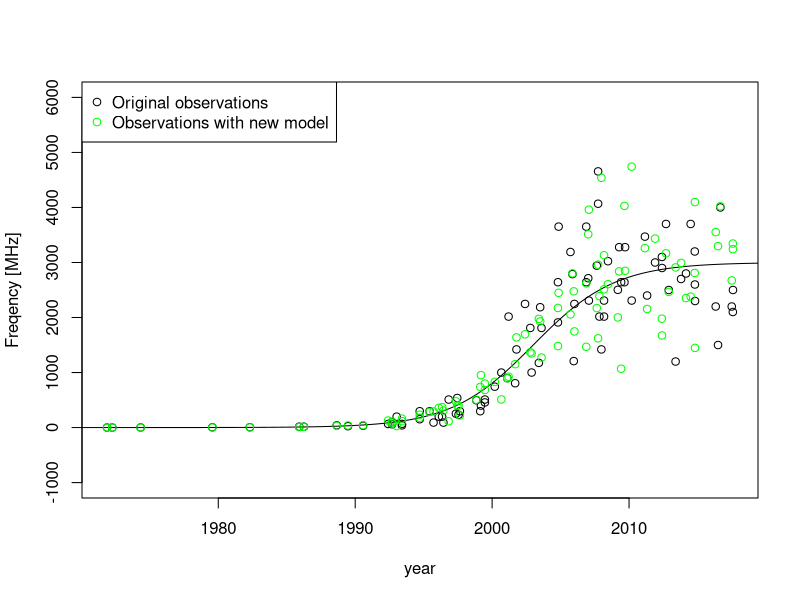
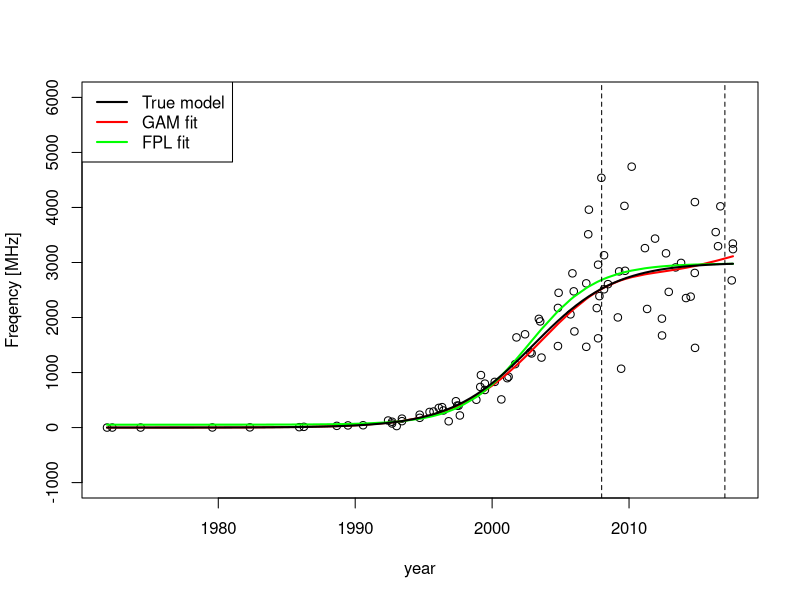
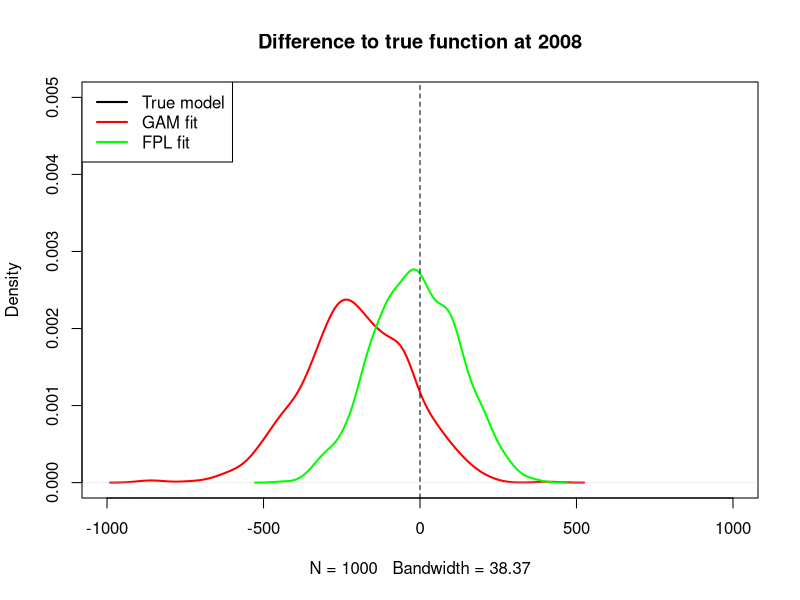
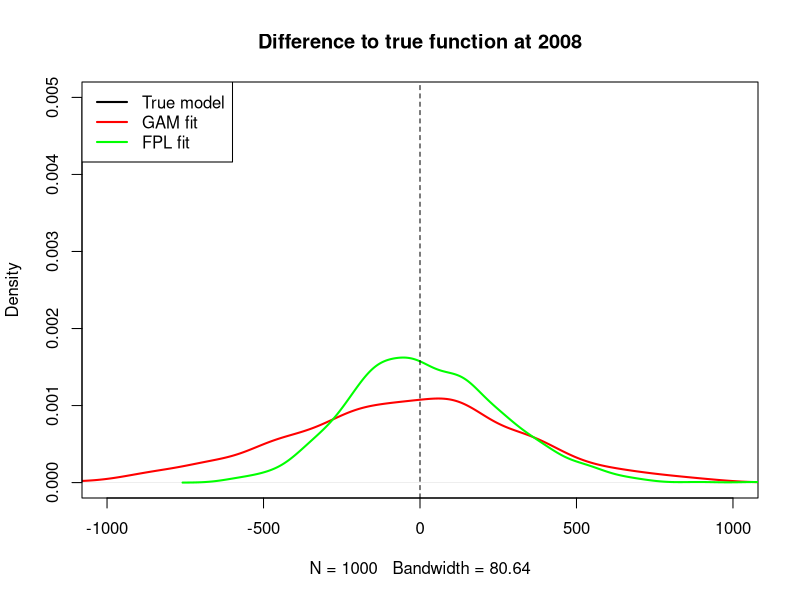

Write the R code that produced these figures, in order.
## ---- chunk 1
# packages ----------------------------------------------------------------
library(mgcv)
## ---- chunk 2
# Single example ----------------------------------------------------------
data <- read.table("../frequency.dat")
names(data) <- c("year", "freq")
plot(freq ~ year, data = data, ylab = "Freqency [MHz]",
     ylim = c(-1000, 6000))

# Assume a true function
fpl <- function(x, A = 0, B = 3000, xmid = 2003, scal = 3){
  A+(B-A)/(1+exp((xmid-x)/scal))
}
curve(fpl, from = 1970, to = 2020, add = T)

# sample new points
set.seed(1)
true_value <- fpl(data$year)
value <- abs(true_value + rnorm(length(true_value), mean = 0, sd = true_value/3))
sim_data <- data.frame(year = data$year, freq = value)
points(sim_data$year, sim_data$freq, col = 'green')
legend('topleft', legend = c('Original observations', 'Observations with new model'),
       pch = 1, col = c('black', 'green'))
## ---- chunk 3
# fit with GAM
fit <- gam(log(freq) ~ s(year), data = sim_data)

# fit with SSfpl()
fit_ssfpl <- nls(freq ~ SSfpl(year, A, B, xmid, scal), data = sim_data)

# plot all
plot(freq ~ year, data = sim_data, ylab = "Freqency [MHz]",
     ylim = c(-1000, 6000))
lines(sim_data$year,exp(predict(fit)), col = "red", lwd = 2)
lines(sim_data$year, predict(fit_ssfpl), col = 'green', lwd = 2)
curve(fpl, lwd = 2, add = T)
legend('topleft', legend = c('True model', 'GAM fit', 'FPL fit'),
       lwd = 2, col = c('black', 'red', 'green'))
abline(v = 2008, lty = 2)
abline(v = 2017, lty = 2)
## ---- chunk 4
# simulation --------------------------------------------------------------

sim_diff <- function() {
  true_value <- fpl(data$year)
  value <- abs(true_value + rnorm(length(true_value), mean = 0, sd = true_value/3))
  sim_data <- data.frame(year = data$year, freq = value)
  fit <- gam(log(freq) ~ s(year), data = sim_data)
  fit_ssfpl <- nls(freq ~ SSfpl(year, A, B, xmid, scal), data = sim_data)
  gam_pred <- unname(exp(predict(fit, newdata = list(year = c(2008, 2017)))))
  ssfpl_pred <- predict(fit_ssfpl, newdata = list(year = c(2008, 2017)))
  true_values <- fpl(c(2008, 2017))
  c(gam_pred-true_values, ssfpl_pred-true_values)
}

sim_diff()


out <- replicate(1000, sim_diff())
out <- t(out)


# plot simulation results -------------------------------------------------

plot(density(out[,1]), main = 'Difference to true function at 2008',
     xlim = c(-1000, 1000), ylim = c(0, 0.005),
     col = 'red', lwd = 2)
lines(density(out[,3]),
      col = 'green', lwd = 2)
abline(v = 0, lty = 2)
legend('topleft', legend = c('True model', 'GAM fit', 'FPL fit'),
       lwd = 2, col = c('black', 'red', 'green'))



plot(density(out[,2]), main = 'Difference to true function at 2008',
     xlim = c(-1000, 1000), ylim = c(0, 0.005),
     col = 'red', lwd = 2)
lines(density(out[,4]),
      col = 'green', lwd = 2)
abline(v = 0, lty = 2)
legend('topleft', legend = c('True model', 'GAM fit', 'FPL fit'),
       lwd = 2, col = c('black', 'red', 'green'))
